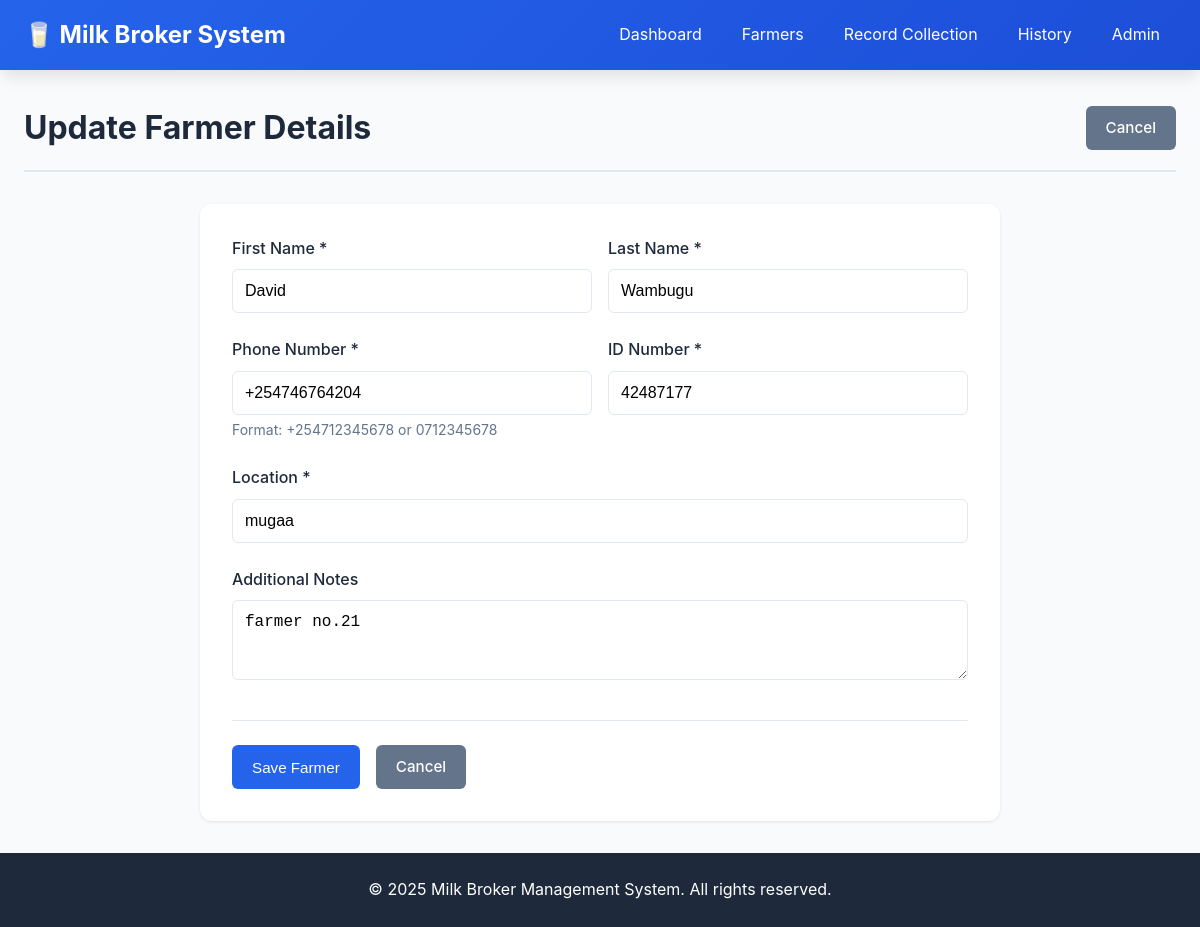
Screenshot of /farmers/1/edit/ with the database file from the repository.
### broker/models.py (models this page shows, shortened)
class Farmer(models.Model):
    objects = None
    phone_regex = RegexValidator(
        regex=r'^\+?254?\d{9,10}$',
        message="Phone number must be in format: '+254712345678' or '0712345678'"
    )
    farmer_id = models.CharField(max_length=20, unique=True, editable=False)
    first_name = models.CharField(max_length=100)
    last_name = models.CharField(max_length=100)
    phone_number = models.CharField(validators=[phone_regex], max_length=15, unique=True)
    id_number = models.CharField(max_length=20, unique=True)
    location = models.CharField(max_length=200)
    date_registered = models.DateTimeField(auto_now_add=True)
    is_active = models.BooleanField(default=True)
    notes = models.TextField(blank=True, null=True)
    class Meta:
        ordering = ['-date_registered']

### broker/views.py (the view)
# urls.py: path('farmers/<int:pk>/edit/', views.farmer_update, name='farmer_update'),
def farmer_update(request, pk):
    farmer = get_object_or_404(Farmer, pk=pk)
    if request.method == 'POST':
        form = FarmerForm(request.POST, instance=farmer)
        if form.is_valid():
            form.save()
            messages.success(request, 'Farmer details updated successfully!')
            return redirect('farmer_detail', pk=farmer.pk)
    else:
        form = FarmerForm(instance=farmer)
    return render(request, 'farmer_form.html', {'form': form, 'title': 'Update Farmer Details'})

### broker/forms.py
class FarmerForm(forms.ModelForm):
    class Meta:
        model = Farmer
        fields = ['first_name', 'last_name', 'phone_number', 'id_number', 'location', 'notes']
        widgets = {
            'first_name': forms.TextInput(attrs={'class': 'form-input', 'placeholder': 'First Name'}),
            'last_name': forms.TextInput(attrs={'class': 'form-input', 'placeholder': 'Last Name'}),
            'phone_number': forms.TextInput(attrs={'class': 'form-input', 'placeholder': '+254712345678'}),
            'id_number': forms.TextInput(attrs={'class': 'form-input', 'placeholder': 'ID Number'}),
            'location': forms.TextInput(attrs={'class': 'form-input', 'placeholder': 'Location/Village'}),
            'notes': forms.Textarea(attrs={'class': 'form-input', 'rows': 3, 'placeholder': 'Additional notes'}),
        }

### broker/templates/farmer_form.html (shortened to what this page needs)
{% extends 'base.html' %}
{% block content %}
<div class="page-header">
    <h2 class="page-title">{{ title }}</h2>
    <a href="{% url 'farmer_list' %}" class="btn btn-secondary">Cancel</a>
</div>
<div class="form-container">
    <form method="post" class="form">
        <div class="form-row">
            <div class="form-group">
                <label for="{{ form.first_name.id_for_label }}">First Name *</label>
                {{ form.first_name }}
            </div>
            <div class="form-group">
                <label for="{{ form.last_name.id_for_label }}">Last Name *</label>
                {{ form.last_name }}
            </div>
        </div>
        <div class="form-row">
            <div class="form-group">
                <label for="{{ form.phone_number.id_for_label }}">Phone Number *</label>
                {{ form.phone_number }}
                <small class="form-help">Format: +254712345678 or 0712345678</small>
            </div>
            <div class="form-group">
                <label for="{{ form.id_number.id_for_label }}">ID Number *</label>
                {{ form.id_number }}
            </div>
        </div>
        <div class="form-group">
            <label for="{{ form.location.id_for_label }}">Location *</label>
            {{ form.location }}
        </div>
        <div class="form-group">
            <label for="{{ form.notes.id_for_label }}">Additional Notes</label>
            {{ form.notes }}
        </div>
        <div class="form-actions">
            <button type="submit" class="btn btn-primary">Save Farmer</button>
            <a href="{% url 'farmer_list' %}" class="btn btn-secondary">Cancel</a>
        </div>
    </form>
</div>
{% endblock %}

### static/css/style.css (style rules this page uses)
* { margin: 0; padding: 0; box-sizing: border-box; }
:root { --primary-color: #2563eb; --secondary-color: #64748b; --success-color: #10b981; --warning-color: #f59e0b; --danger-color: #ef4444; --info-color: #3b82f6; --light-gray: #f8fafc; --border-color: #e2e8f0; --text-dark: #1e293b; --text-muted: #64748b; --shadow: 0 1px 3px 0 rgba(0, 0, 0, 0.1); --shadow-lg: 0 10px 15px -3px rgba(0, 0, 0, 0.1); }
body { font-family: -apple-system, BlinkMacSystemFont, 'Segoe UI', 'Roboto', 'Oxygen', 'Ubuntu', 'Cantarell', 'Fira Sans', 'Droid Sans', 'Helvetica Neue', sans-serif; background-color: var(--light-gray); color: var(--text-dark); line-height: 1.6; min-height: 100vh; display: flex; flex-direction: column; }
.page-header { display: flex; justify-content: space-between; align-items: center; margin-bottom: 2rem; padding-bottom: 1rem; border-bottom: 2px solid var(--border-color); }
.page-title { font-size: 2rem; font-weight: 700; color: var(--text-dark); }
.btn { display: inline-block; padding: 0.625rem 1.25rem; font-size: 0.95rem; font-weight: 500; text-decoration: none; text-align: center; border: none; border-radius: 6px; cursor: pointer; transition: all 0.2s; }
.btn-primary { background-color: var(--primary-color); color: white; }
.btn-secondary { background-color: var(--secondary-color); color: white; }
.form-container { background: white; border-radius: 12px; padding: 2rem; box-shadow: var(--shadow); max-width: 800px; margin: 0 auto; }
.form-group { margin-bottom: 1.5rem; }
.form-group label { display: block; margin-bottom: 0.5rem; font-weight: 500; color: var(--text-dark); }
.form-input, .form select, .form textarea { width: 100%; padding: 0.75rem; border: 1px solid var(--border-color); border-radius: 6px; font-size: 1rem; transition: border-color 0.2s; }
.form-row { display: grid; grid-template-columns: 1fr 1fr; gap: 1rem; }
.form-help { display: block; font-size: 0.875rem; color: var(--text-muted); margin-top: 0.25rem; }
.form-actions { display: flex; gap: 1rem; margin-top: 2rem; padding-top: 1.5rem; border-top: 1px solid var(--border-color); }

### rows the page displays
Farmer: first_name "David", last_name "Wambugu", phone_number "+254746764204", id_number "42487177", location "mugaa", notes "farmer no.21"

### other values shown
{{ title }} "Update Farmer Details"
